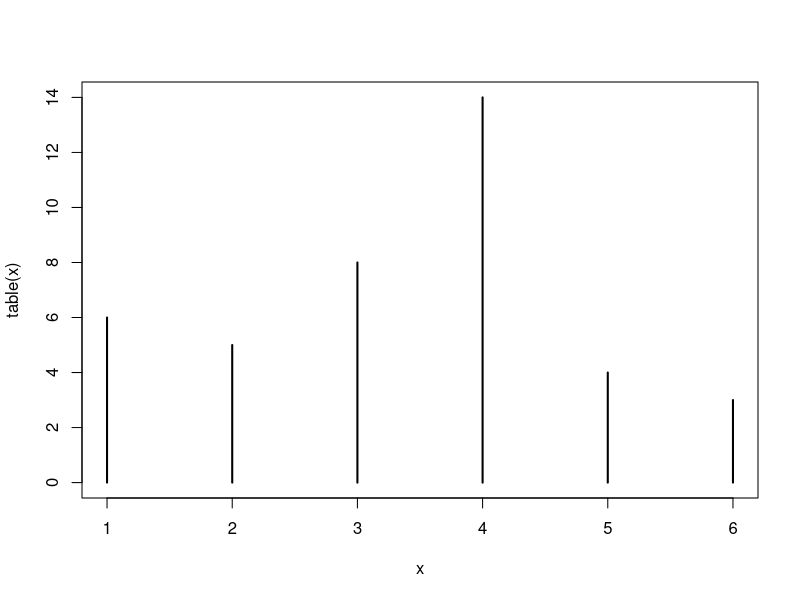
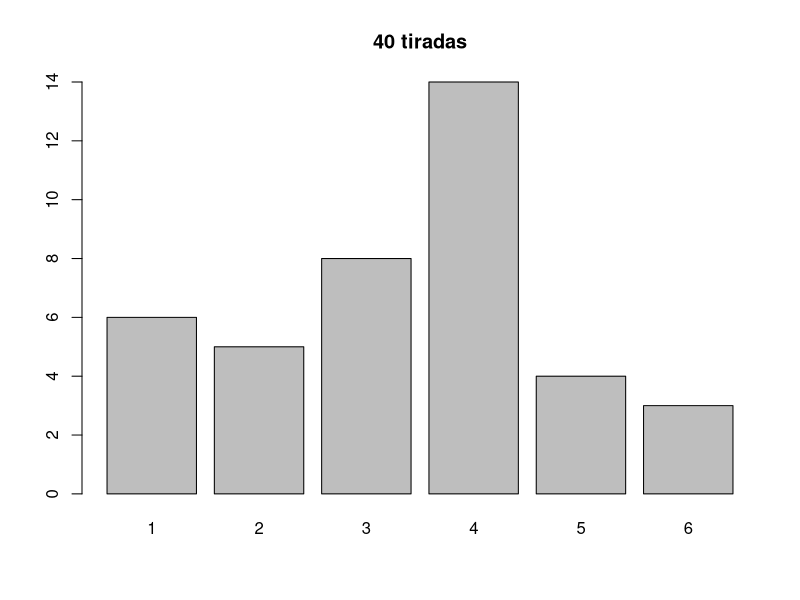
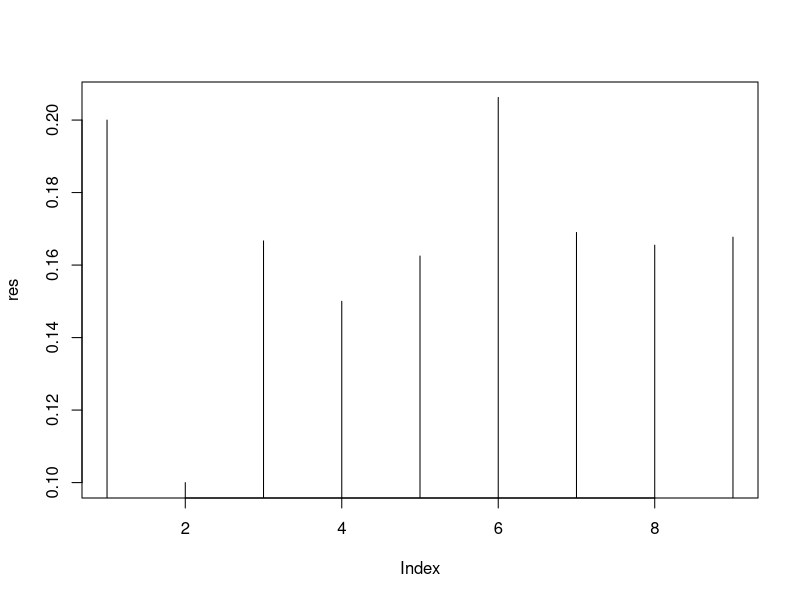
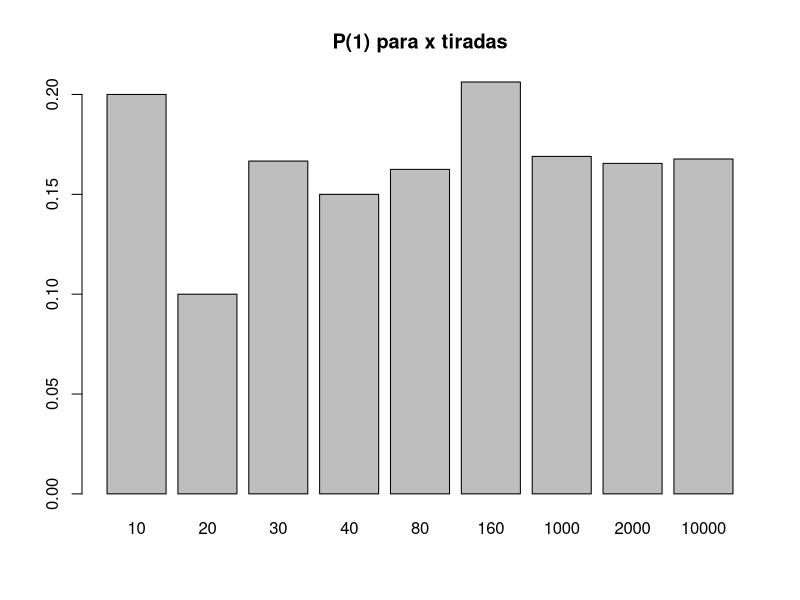
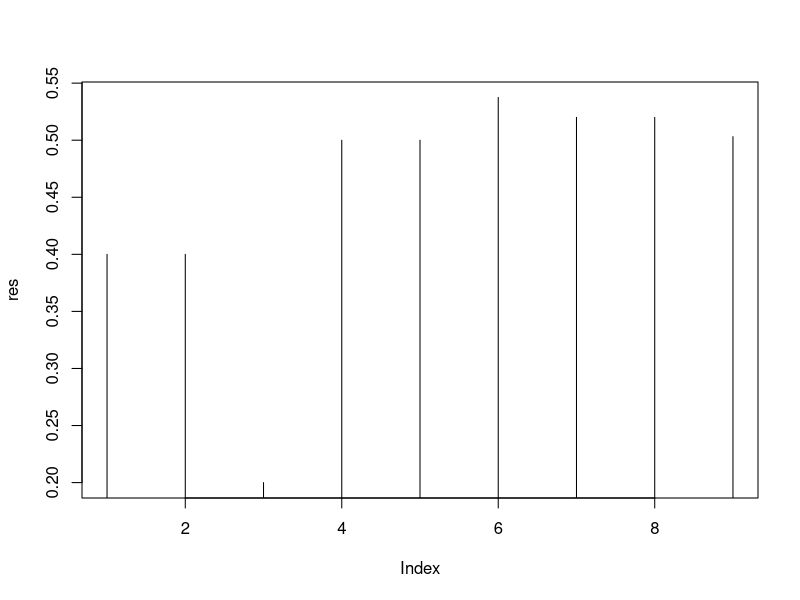
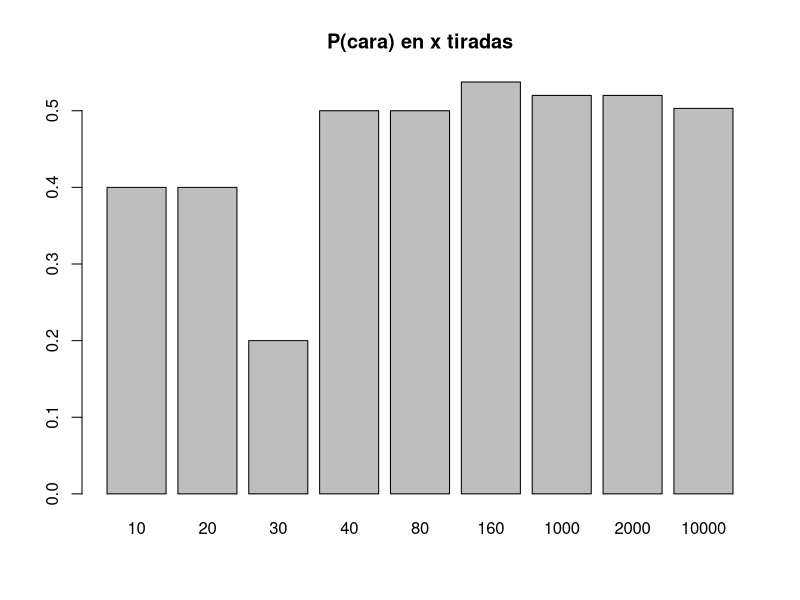
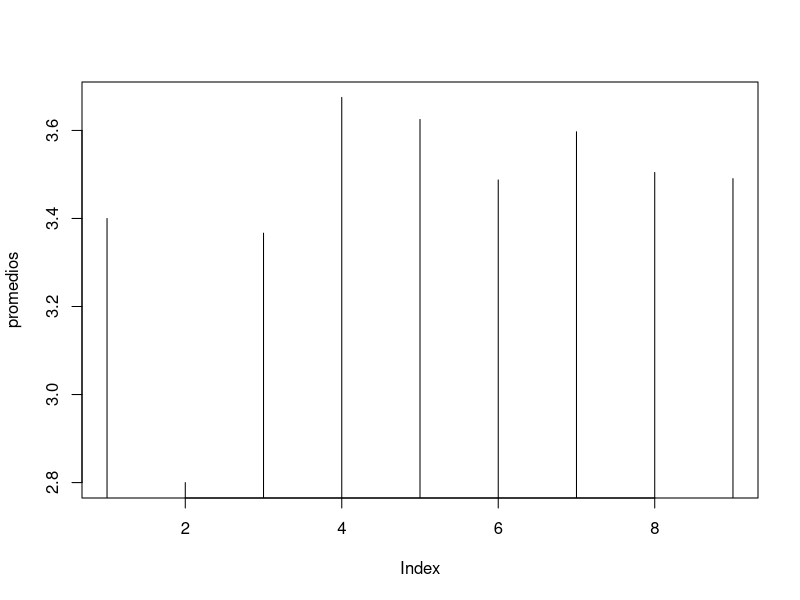
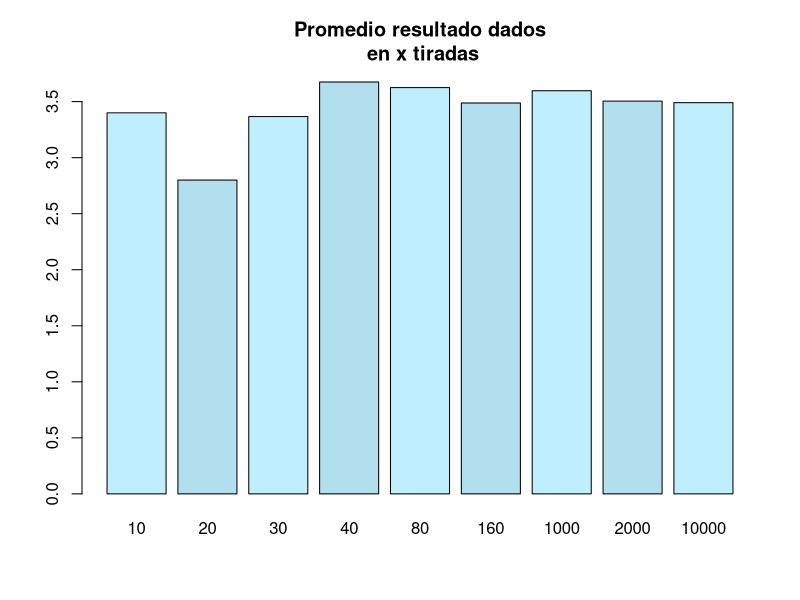

These figures' R source, in order:
## Test Basico

# Ejercicio 1.2.1

?sample
sample(1:6,20,replace=TRUE,prob=c(1/6,1/6,1/6,1/6,1/6,1/6))

x <- sample(1:6,40,replace=TRUE,prob=c(1/6,1/6,1/6,1/6,1/6,1/6))
x
tx <- table(x)
tx
plot(table(x),type="h")
barplot(tx, main="40 tiradas")

p <- function(x){x/tx[x]}
p(5)

p1 <- function(k){
  x <- sample(1:6,k,replace=TRUE,prob=c(1/6,1/6,1/6,1/6,1/6,1/6))
  tx <- table(x)
  tx[1]/k
}

?vapply
p1(30)
res <- vapply(list(10,20,30,40,80,160,1000,2000,10000),p1,c(1))
names(res) <- c(10,20,30,40,80,160,1000,2000,10000)
plot(res,type="h")
barplot(res, main="P(1) para x tiradas")  

# Ejercicio 1.2.2

sample(c(0,1),20,replace=TRUE,prob=c(0.5,0.5))
k <- 100
moneda_p1 <- function(k){
  x <- sample(c(0,1),k,replace=TRUE,prob=c(0.5,0.5))
  tx <- table(x)
  tx[1]/k
}

moneda_p1(30)
res <- vapply(list(10,20,30,40,80,160,1000,2000,10000),moneda_p1,c(1))
names(res) <- c(10,20,30,40,80,160,1000,2000,10000)
plot(res,type="h")
barplot(res, main="P(cara) en x tiradas")

## Promedio

# Ejercicio 1.2.3
k <- 100
x <- sample(1:6,k,replace=TRUE,prob=c(1/6,1/6,1/6,1/6,1/6,1/6))
x
sum(x)
length(x)
mean(x)

promedio <- function(k){
  x <- sample(1:6,k,replace=TRUE,prob=c(1/6,1/6,1/6,1/6,1/6,1/6))
  mean(x)
}

promedio (10)
promedios <- vapply(list(10,20,30,40,80,160,1000,2000,10000),promedio,c(1))
names(promedios) <- c(10,20,30,40,80,160,1000,2000,10000)
promedios

plot(promedios, type="h")
barplot(promedios, col=c("lightblue1","lightblue2"), main="Promedio resultado dados\n en x tiradas")

# Ejercicio 1.2.6

?sd
k <- 100
x <- sample(1:6,k,replace=TRUE,prob=c(1/6,1/6,1/6,1/6,1/6,1/6))
x
sum(x)
length(x)
mean(x)
sd(x)

desviostd <- function(k){
  x <- sample(1:6,k,replace=TRUE,prob=c(1/6,1/6,1/6,1/6,1/6,1/6))
  sd(x)
}

desvios <- vapply(list(10,20,30,40,80,160,1000,2000,10000),desviostd,c(1))
names(desvios) <- c(10,20,30,40,80,160,1000,2000,10000)
desvios

barplot(desvios, ylim=c(0,2), main="desvio estandar\n para x tiradas")

## Distribuciones

# Ejercicio 1.2.7

k <- 10
x <- sample(1:6,k,replace=TRUE,prob=c(1/6,1/6,1/6,1/6,1/6,1/6))
tx <- table(x)

barplot(tx)

enetiradas <- function(n){
  x <- sample(1:6,n,replace=TRUE,prob=c(1/6,1/6,1/6,1/6,1/6,1/6))
  table(x)
}

par(mfrow=c(2,3))
barplot(enetiradas(10), main="10")
barplot(enetiradas(20), main="20")
barplot(enetiradas(40), main="40")
barplot(enetiradas(80), main="80")
barplot(enetiradas(2000), main="2000")
barplot(enetiradas(10000), main="10000")
par(mfrow=c(1,1))

library(datasets)
data(iris)
length(iris$Petal.Length)
barplot(iris$Petal.Length)
par(mfrow=c(3,1))
barplot(iris$Petal.Length[1:50])
barplot(iris$Petal.Length[51:100])
barplot(iris$Petal.Length[101:150])
par(mfrow=c(1,1))

hist(iris$Petal.Length)
hist(iris[iris$Species=="setosa",]$Petal.Length,breaks=seq(0,3,0.05))
hist(iris$Petal.Length,breaks=seq(0,8,0.7))
hist(iris$Petal.Length,breaks=seq(0,8,0.1))

# ajusto Petal.Length para la Specie Setosa con dnorm
# le paso a dnorm los parametros mean y sd de los datos
mean(iris[iris$Species=="setosa","Petal.Length"])
sd(iris[iris$Species=="setosa","Petal.Length"])
# dnorm(x, mean=1.462, sd=0.173664)
par(mfrow=c(2,1))
hist(iris[iris$Species=="setosa",]$Petal.Length,breaks=seq(0.5,2.5,0.05), main="setosa Petal.Length\n mean=1.462 sd=0.173664")
plot(function(x) dnorm(x, mean=1.462, sd=0.173664), 0.5, 2.5, main = "dnorm(x, mean=1.462, sd=0.173664)",ylab="")
par(mfrow=c(1,1))

## Inferencia estadistica

sample(c(0,1),10,replace=TRUE,prob=c(0.75,0.25))
# [1] 1 1 0 1 1 1 1 0 0 0
# que probabilidad hay de este resultado si la moneda esta equilibrada
dbinom(6,10,0.5)
dbinom(4,10,0.5)

#  [1] 1 0 1 1 0 0 0 0 0 0
dbinom(3,10,0.5)

# [1] 0 0 0 0 0 0 0 0 1 0
dbinom(1,10,0.5)

x <- sample(c(0,1),20,replace=TRUE,prob=c(0.75,0.25))
tx <- table(x)
dbinom(tx[1],20,0.5)

x <- sample(c(0,1),100,replace=TRUE,prob=c(0.75,0.25))
tx <- table(x)
dbinom(tx[1],100,0.5)

# probabilidad de x si H0 en n tiradas
moneda <- function(n){
  x <- sample(c(0,1),n,replace=TRUE,prob=c(0.75,0.25))
  tx <- table(x)
  dbinom(tx[1],n,0.5) * 100
}

# veces que acepto H0 (sindo H1 por def de la funcion) con 95% de nivel de confianza
# en 20 rondas de 10 tiradas
res <- vapply(rep(10,20),moneda,c(1))
length(res[which(res > 5)])
# en 20 rondas de 20 tiradas
res <- vapply(rep(20,20),moneda,c(1))
length(res[which(res > 5)])
# en 20 rondas de 100 tiradas
res <- vapply(rep(100,20),moneda,c(1))
length(res[which(res > 5)])

dbinom(1,1,0.5)
dbinom(2,2,0.5)
dbinom(3,3,0.5)
dbinom(2,3,0.5)
dbinom(1,3,0.5)

dbinom(2,5,.15)
dbinom(3,5,.15)
dbinom(4,5,.15)
dbinom(5,5,.15)
